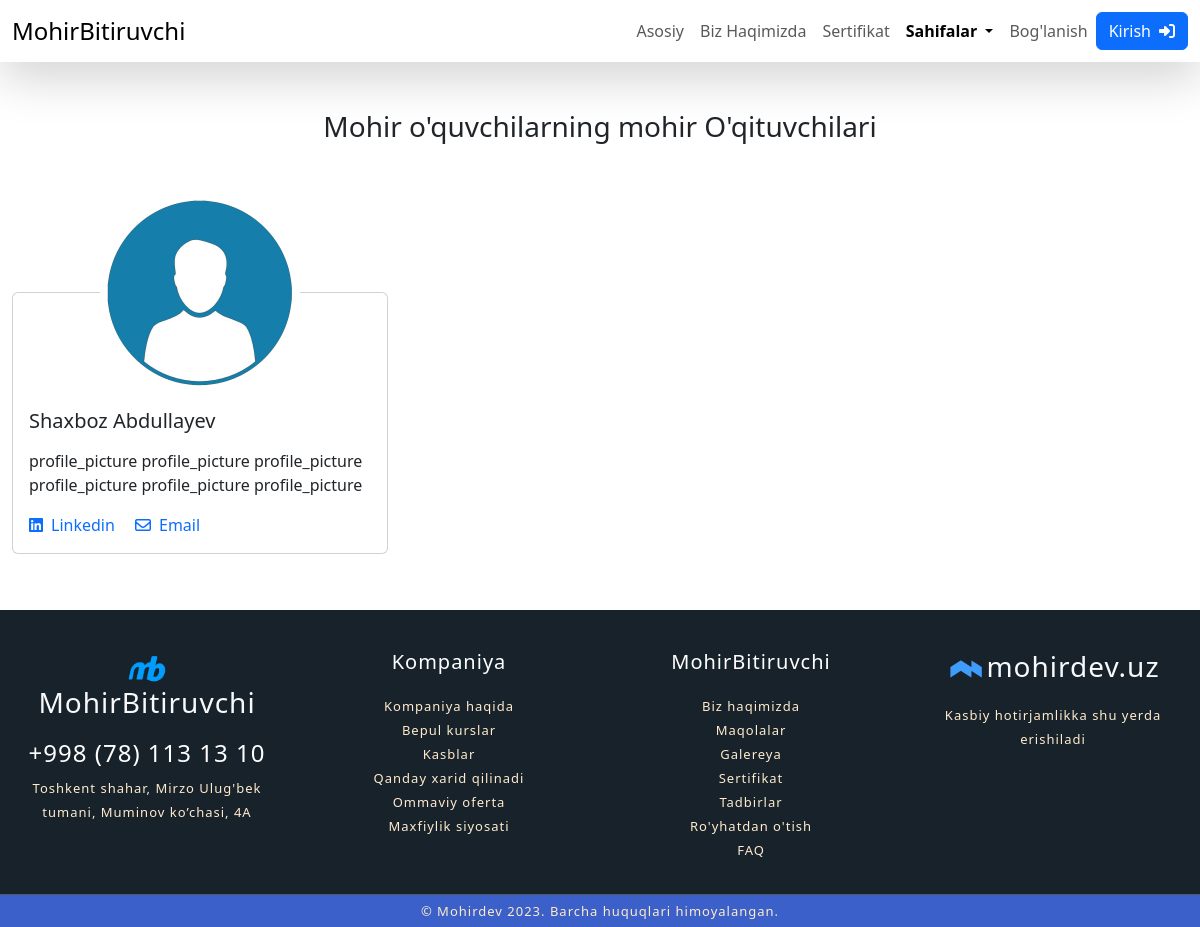
The page /pages/teachers/ on the database its author committed.
### addinfo/models.py (models this page shows, shortened)
class TeacherAndStudent(models.Model):
    class Status(models.TextChoices):
        Student = 'ST', 'Student'
        Teacher = 'TC', 'Teacher'
    name = models.CharField(max_length=80)
    last_name = models.CharField(max_length=80)
    info = RichTextField()
    email_link = models.EmailField(max_length=250, blank=True, null=True)
    image = models.ImageField(upload_to='images/tands', default='images/default_picture_tands.png')
    linkedin = models.URLField(blank=True, null=True)
    course = models.ManyToManyField(Courses)
    jobs = models.CharField(max_length=350)
    status = models.CharField(
        max_length = 2,
        choices = Status.choices
    )
    cterate_at = models.DateTimeField(auto_now_add = True)
    def get_full_name(self):
        return f'{self.name} {self.last_name}'

### addinfo/views.py (the view)
# urls.py: path('pages/teachers/', TeachersView.as_view(), name='teachers'),
class TeachersView(View):
    def get(self, request):
        teachers = TeacherAndStudent.objects.all().filter(status = 'TC').order_by('-id')
        context = {
            'teachers': teachers,
            'teacher_status': 'active'
        }
        return render(request, 'pages/teachers.html', context)

### templates/pages/teachers.html (shortened to what this page needs)
{% extends "base.html" %}
{% load static %}
{% block content %}
        <div class="teacher-page mt-5">
            <h3 class="text-center my-5">Mohir o'quvchilarning mohir O'qituvchilari</h3>
            <div class="row row-cols-1 row-cols-sm-2 row-cols-md-3 g-4 mb-5">
                {% for teacher in teachers %}
                    <div class="col mb-2">
                        <div class="card">
                            <img src="{{ teacher.image.url }}" class="card-img-top rounded-circle" alt="...">
                            <div class="card-body">
                                <h5 class="card-title">{{ teacher.get_full_name }}</h5>
                                <p class="card-text">{{ teacher.info|safe }}</p>
                                <a href="{{ teacher.linkedin }}" class="me-3 text-decoration-none" target="_blank"><i class="fab fa-linkedin me-2"></i>Linkedin</a>
                                {% if teacher.email_link %}
                                    <a href="{{ teacher.email_link }}" class="me-3 text-decoration-none" target="_blank"><i class="fa-regular fa-envelope me-2"></i>Email</a>
                                {% endif %}
                            </div>
                        </div>
                    </div>
                {% endfor %}
            </div>
        </div>
{% endblock %}

### static/css/home.css (style rules this page uses)
:root { scroll-behavior: smooth; background-color: #ECF1F5; }
main >div { margin-top: 100px; }
.teacher-page .card { position: relative; margin-top: 100px; }
.teacher-page img { width: 200px; height: 200px; position: absolute; background-color: white; left: 50%; top: 0%; transform: translate(-50%, -50%); }
.teacher-page .card-body { margin-top: 100px; }

### static/css/gallery.css (style rules this page uses)
body { display: flex; justify-content: center; align-items: center; flex-direction: column; font-family: sans-serif; }

### rows shown on the page
TeacherAndStudent: image (placeholder picture), get_full_name "Shaxboz Abdullayev", info "profile_picture profile_picture profile_picture profile_picture profile_picture profile_picture"
